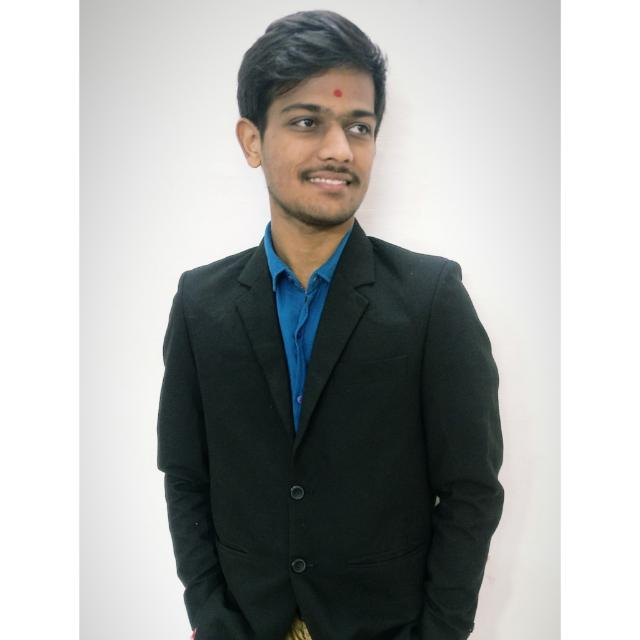
#> input picture resources/1.jpg, 640 x 640 px
$ python 04-diff-color-images.py
#> lines starting #> are read from the running program, lines starting #| are printed output that depends on the picture; after the words box and inside, x2 and y2 are one past the last pixel; in counts of white or black regions, pixels touching at a corner belong together
import cv2
import numpy as np


kernel = np.ones((5, 5), np.uint8)

# Original Image
originalImage = cv2.imread("resources/1.jpg")
#> originalImage is the input picture: shape (640, 640, 3); mean B, G, R 167.9, 169.3, 167.4
# cv2.imshow("Blazzer Image", originalImage)


# Converting to Gray Scale Image
# cvtColor is used to convert Image
grayImage = cv2.cvtColor(originalImage, cv2.COLOR_BGR2GRAY)
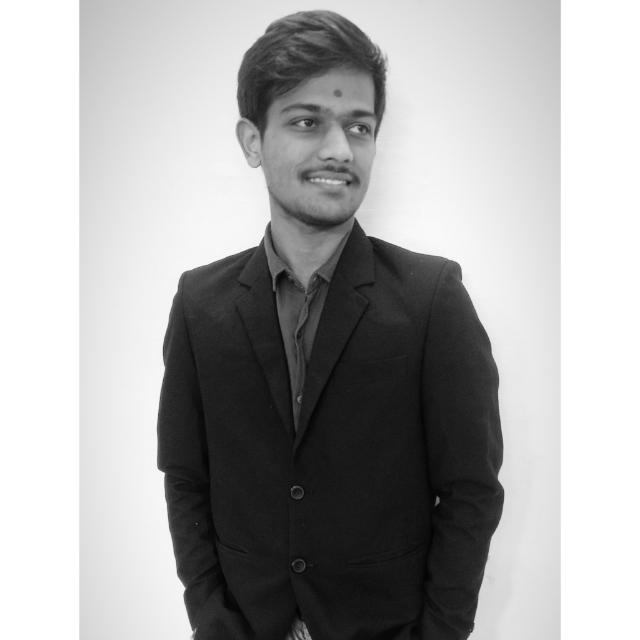
#> grayImage: shape (640, 640); min 1, max 255, mean 168.6
# cv2.imshow("Gray Scale Image", grayImage)


# Blurred Image
blurImage = cv2.GaussianBlur(originalImage, (5, 5), cv2.BORDER_REPLICATE)
# cv2.imshow("Blured Image", blurImage)


# Canny Image
cannyImage = cv2.Canny(originalImage, 200, 200)
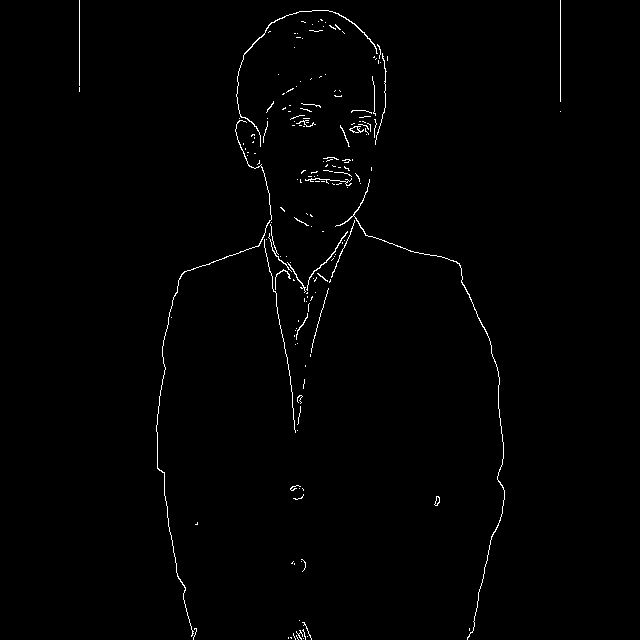
#> cannyImage: shape (640, 640); 0.9% white in thin lines or dots, all inside (x1, y1, x2, y2) = (79, 0, 561, 640)
# cv2.imshow("Canny Image", cannyImage)


# Dilalate Image
dilate = cv2.dilate(originalImage, kernel, iterations=3)
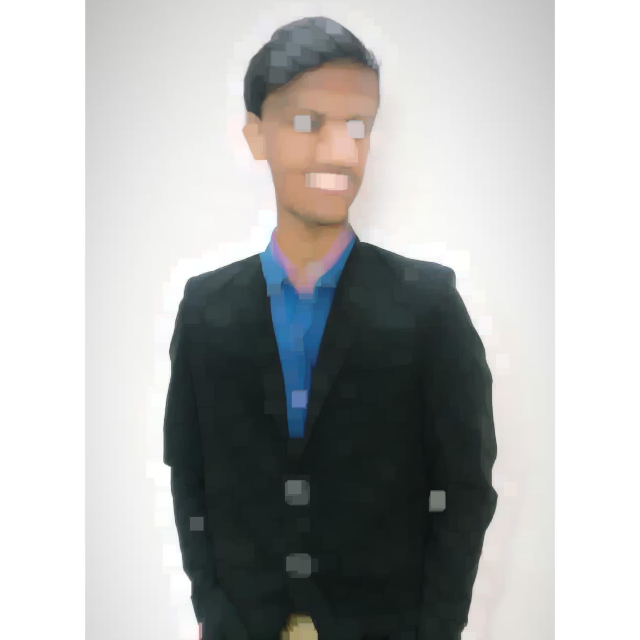
#> dilate: shape (640, 640, 3); mean B, G, R 179, 180, 178.6
cv2.imshow("Dilate Image", dilate)


# Erode Image
erode = cv2.erode(originalImage, kernel, iterations=1)
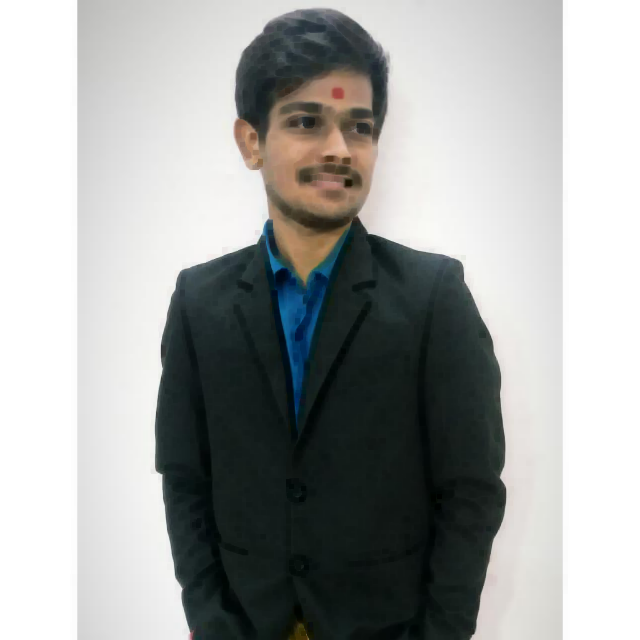
#> erode: shape (640, 640, 3); mean B, G, R 163.3, 164.8, 162.7
# cv2.imshow("Erode Image", erode)


cv2.waitKey(0)

$ run again, with resources/2.jpg copied over resources/1.jpg
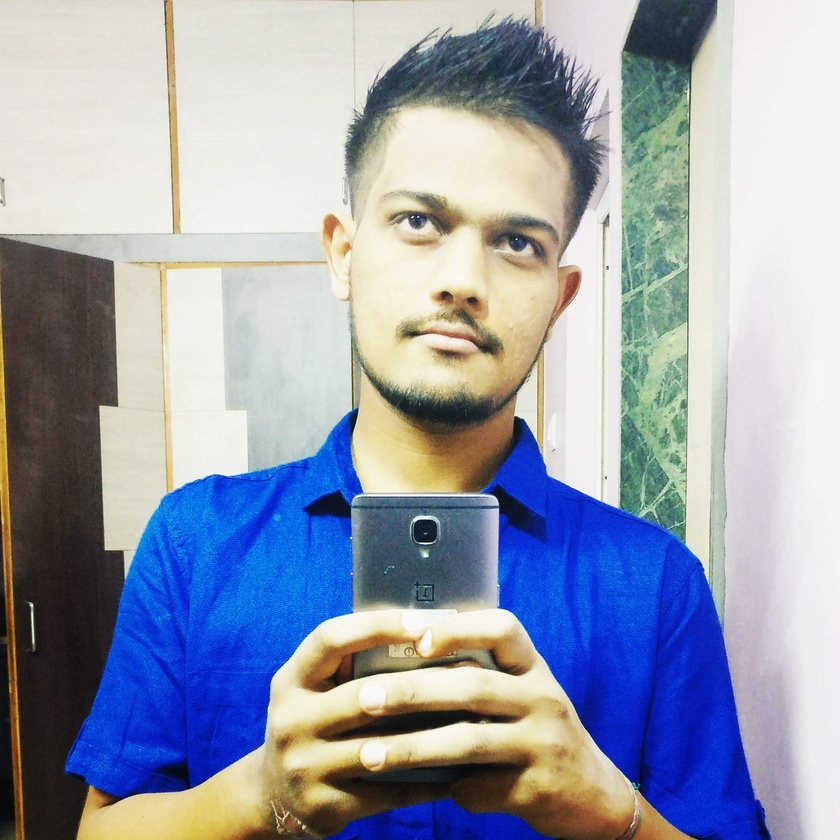
#> input picture resources/2.jpg, 840 x 840 px, shrunk from 2160 x 2160 before the run
#> originalImage is the input picture: shape (840, 840, 3); mean B, G, R 173.4, 157.8, 151.2
#> `cannyImage = cv2.Canny(originalImage, 200, 200)`:
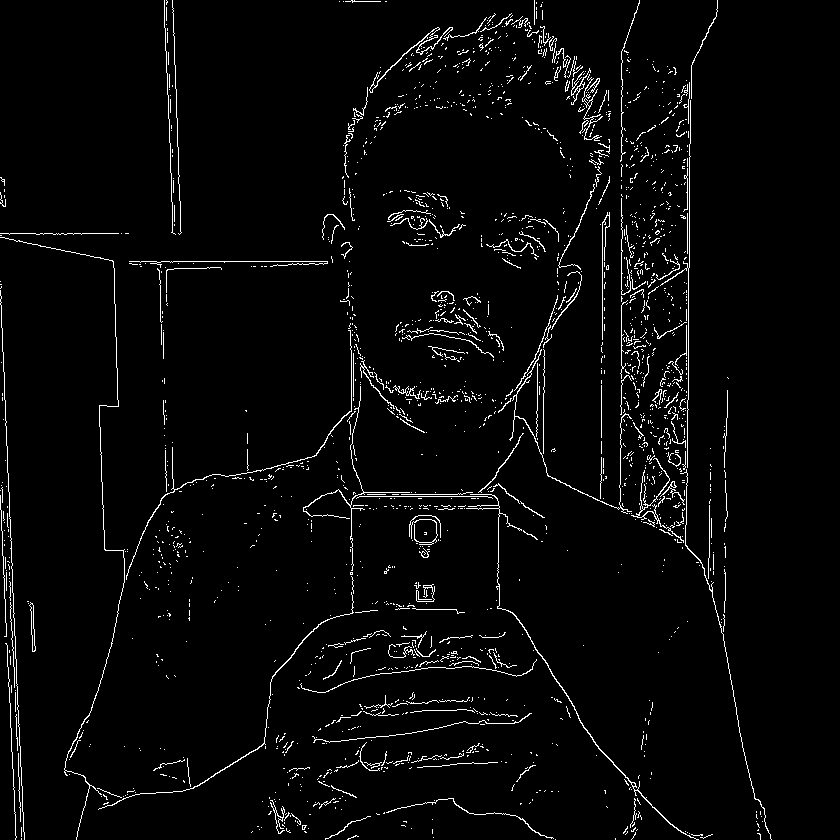
#> cannyImage: shape (840, 840); 3.1% white in thin lines or dots
#> `erode = cv2.erode(originalImage, kernel, iterations=1)`:
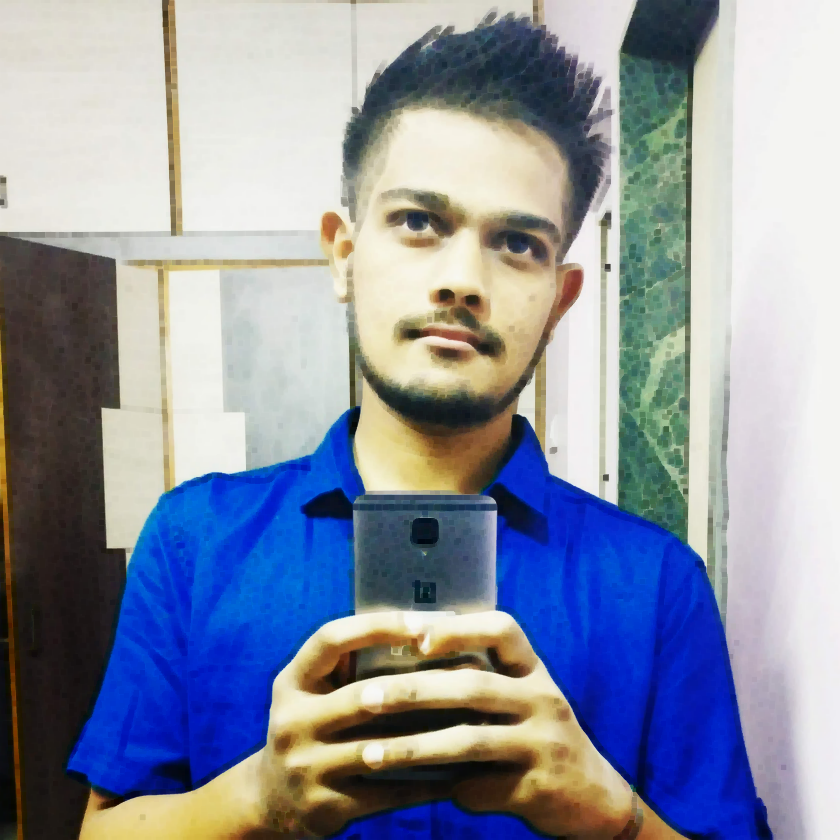
#> erode: shape (840, 840, 3); mean B, G, R 160.6, 145.3, 139

$ run again, with resources/4.jpg copied over resources/1.jpg
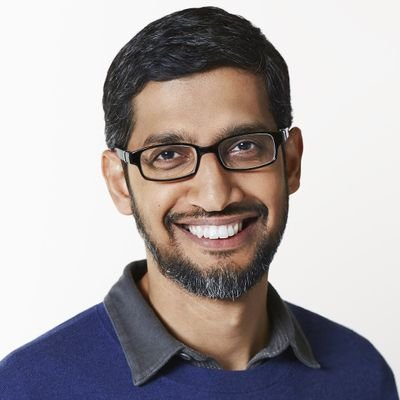
#> input picture resources/4.jpg, 400 x 400 px
#> originalImage is the input picture: shape (400, 400, 3); mean B, G, R 164.6, 163.7, 170.4
#> `cannyImage = cv2.Canny(originalImage, 200, 200)`:
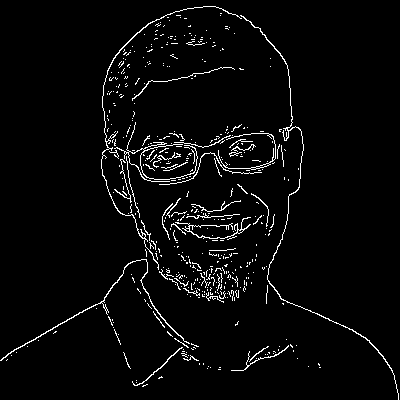
#> cannyImage: shape (400, 400); 3.4% white in thin lines or dots
#> `erode = cv2.erode(originalImage, kernel, iterations=1)`:
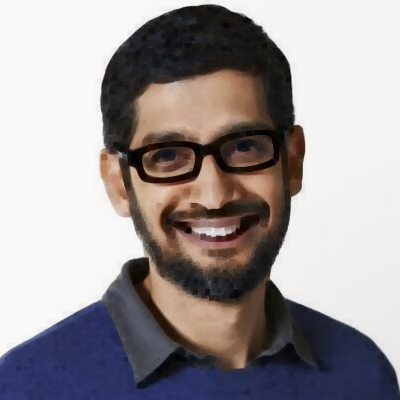
#> erode: shape (400, 400, 3); mean B, G, R 152.5, 151.4, 157.7

$ run again, with resources/6.jpg copied over resources/1.jpg
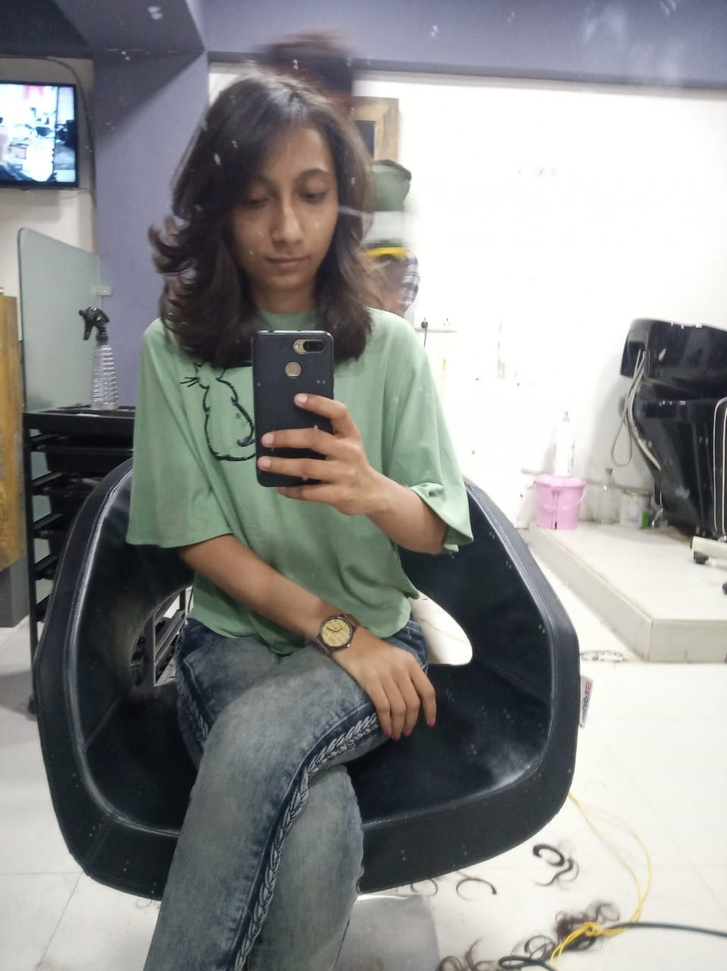
#> input picture resources/6.jpg, 727 x 971 px, shrunk from 958 x 1280 before the run
#> originalImage is the input picture: shape (971, 727, 3); mean B, G, R 139.8, 141.1, 140.5
#> `cannyImage = cv2.Canny(originalImage, 200, 200)`:
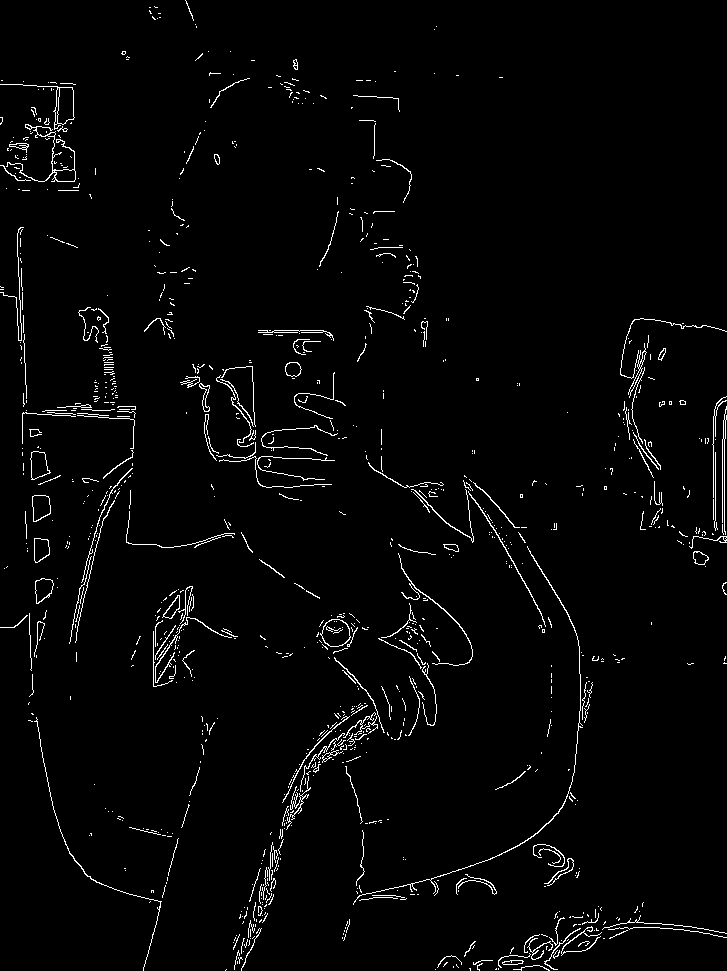
#> cannyImage: shape (971, 727); 2.4% white in thin lines or dots
#> `erode = cv2.erode(originalImage, kernel, iterations=1)`:
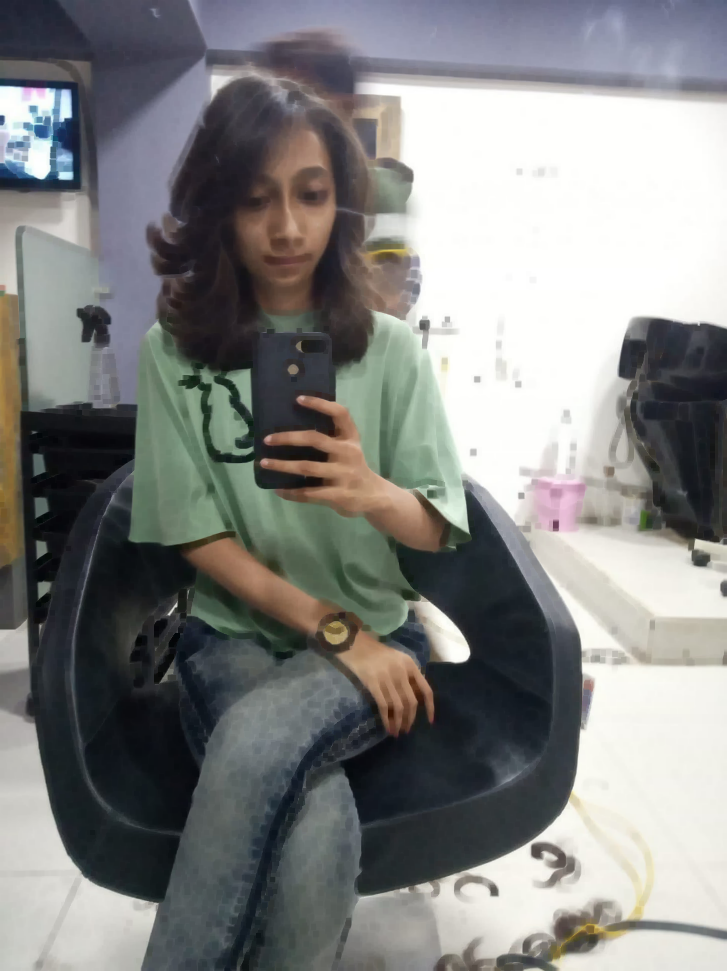
#> erode: shape (971, 727, 3); mean B, G, R 130.2, 131.4, 130.5
